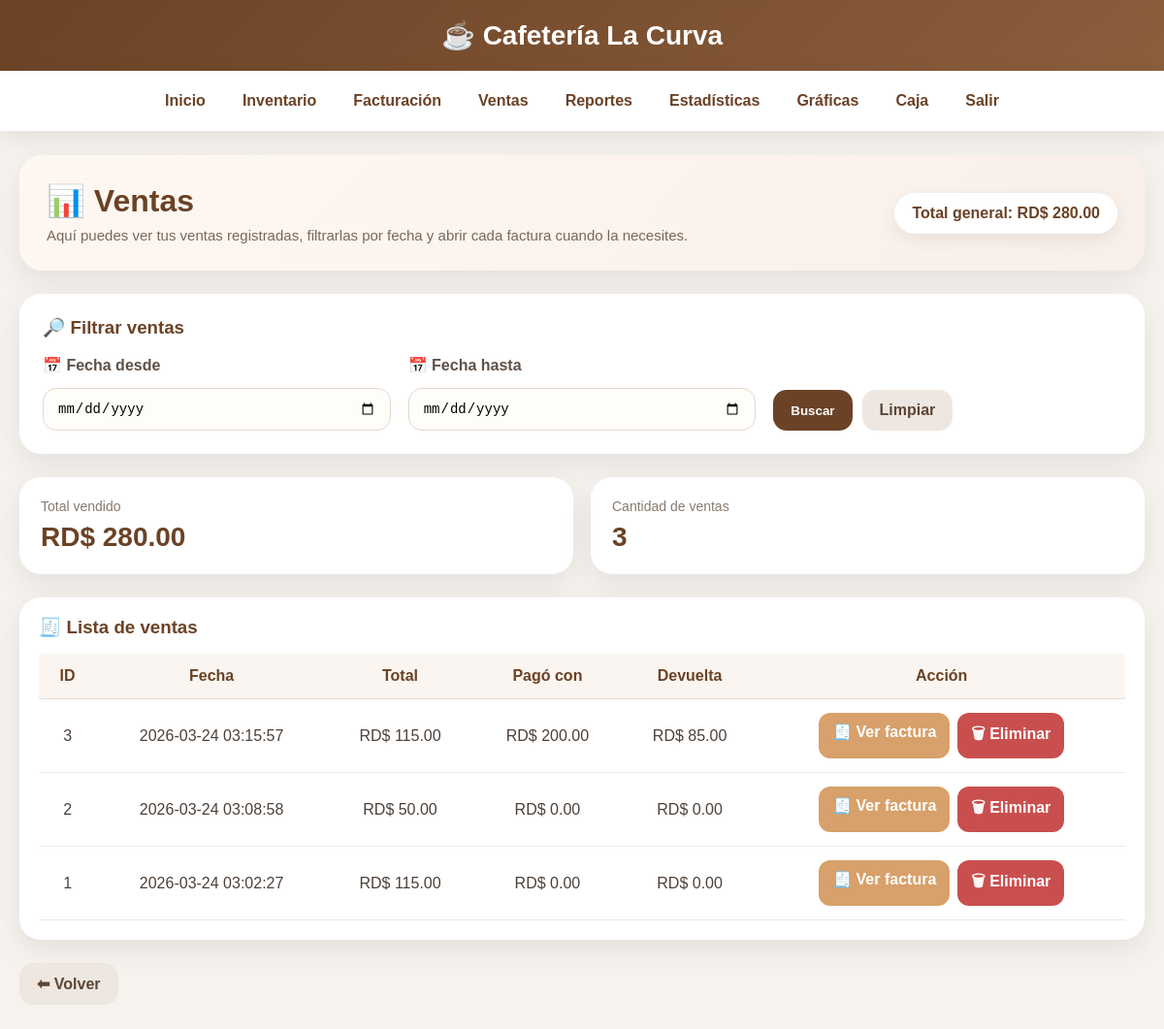
Page /ventas (signed in) on the earlier database version.
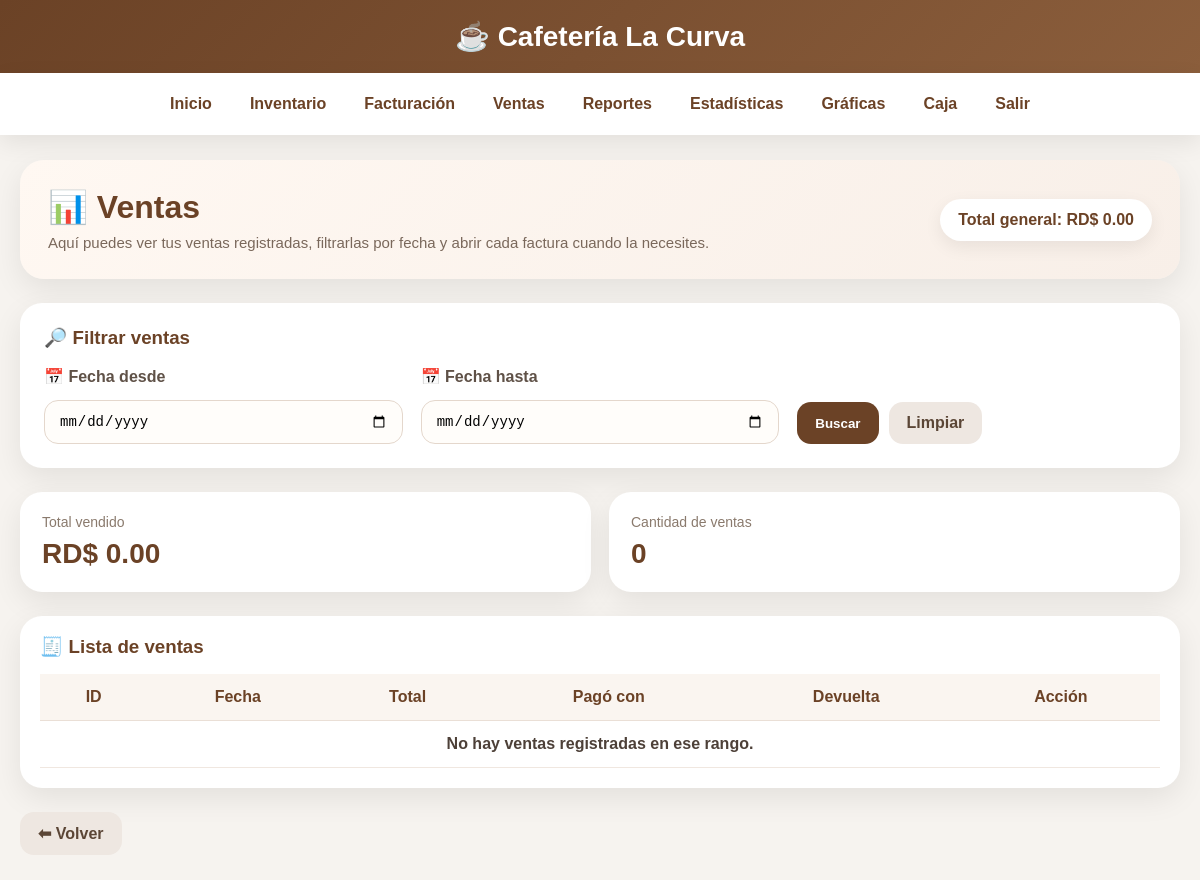
Same page on the later database version.
### tables this page shows
CREATE TABLE facturas(
            id INTEGER PRIMARY KEY AUTOINCREMENT,
            fecha DATETIME DEFAULT CURRENT_TIMESTAMP,
            total REAL,
            pago_con REAL DEFAULT 0,
            devuelta REAL DEFAULT 0
        );

### app.py (the view)
@app.route("/ventas", methods=["GET", "POST"])
def ventas():
    if "usuario" not in session:
        return redirect("/")
    conn = None
    try:
        conn = conectar_seguro()
        c = conn.cursor()
        fecha_inicio = request.form.get("fecha_inicio") if request.method == "POST" else request.args.get("fecha_inicio")
        fecha_fin = request.form.get("fecha_fin") if request.method == "POST" else request.args.get("fecha_fin")
        query = "SELECT * FROM facturas"
        params = []
        if fecha_inicio and fecha_fin:
            query += " WHERE DATE(fecha) BETWEEN ? AND ?"
            params = [fecha_inicio, fecha_fin]
        elif fecha_inicio:
            query += " WHERE DATE(fecha) = ?"
            params = [fecha_inicio]
        query += " ORDER BY fecha DESC"
        c.execute(query, params)
        ventas = c.fetchall()
        total = sum(float(v[2]) for v in ventas) if ventas else 0
        return render_template(
            "ventas.html",
            ventas=ventas,
            total=total,
            fecha_inicio=fecha_inicio,
            fecha_fin=fecha_fin
        )
    finally:
        if conn:
            conn.close()

### app.py (called while the page is built)
def conectar_seguro():
    conn = conectar()
    try:
        conn.execute("PRAGMA foreign_keys = ON")
    except Exception:
        pass
    return conn

@app.before_request
def proteger_rutas():
    if request.path.startswith("/static/"):
        return None
    rutas_libres = ["/"]
    if request.path not in rutas_libres and "usuario" not in session:
        return redirect("/")

### database.py (called while the page is built)
def conectar():
    database_url = os.getenv("DATABASE_URL")
    if database_url and psycopg2:
        conn = psycopg2.connect(database_url)
        conn.autocommit = False
        return ConnectionCompat(conn)
    conn = sqlite3.connect("cafeteria.db", timeout=30)
    return conn

### templates/ventas.html (shortened to what this page needs)
{% extends "base.html" %}
{% block content %}
<div class="ventas-wrap">
    <div class="ventas-hero">
        <div>
            <h1>📊 Ventas</h1>
            <p>Aquí puedes ver tus ventas registradas, filtrarlas por fecha y abrir cada factura cuando la necesites.</p>
        </div>
        <div class="ventas-badge">
            Total general: RD$ {{ "%.2f"|format(total or 0) }}
        </div>
    </div>
    <div class="filtro-card">
        <h3>🔎 Filtrar ventas</h3>
        <form method="POST" class="filtro-form">
            <div class="campo">
                <label for="fecha_inicio">📅 Fecha desde</label>
                <input
                    type="date"
                    id="fecha_inicio"
                    name="fecha_inicio"
                    value="{{ fecha_inicio if fecha_inicio else '' }}"
                >
            </div>
            <div class="campo">
                <label for="fecha_fin">📅 Fecha hasta</label>
                <input
                    type="date"
                    id="fecha_fin"
                    name="fecha_fin"
                    value="{{ fecha_fin if fecha_fin else '' }}"
                >
            </div>
            <div class="acciones-filtro">
                <button type="submit" class="btn-principal">Buscar</button>
                <a href="/ventas" class="btn-secundario">Limpiar</a>
            </div>
        </form>
    </div>
    <div class="resumen-grid">
        <div class="resumen-card">
            <span>Total vendido</span>
            <h2>RD$ {{ "%.2f"|format(total or 0) }}</h2>
        </div>
        <div class="resumen-card">
            <span>Cantidad de ventas</span>
            <h2>{{ ventas|length }}</h2>
        </div>
    </div>
    <div class="tabla-card">
        <div class="tabla-header">
            <h3>🧾 Lista de ventas</h3>
        </div>
        <table class="tabla-ventas">
            <thead>
                <tr>
                    <th>ID</th>
                    <th>Fecha</th>
                    <th>Total</th>
                    <th>Pagó con</th>
                    <th>Devuelta</th>
                    <th>Acción</th>
                </tr>
            </thead>
            <tbody>
                {% if ventas %}
                    {% for v in ventas %}
                    <tr>
                        <td>{{ v[0] }}</td>
                        <td>{{ v[1] }}</td>
                        <td>RD$ {{ "%.2f"|format(v[2] or 0) }}</td>
                        <td>RD$ {{ "%.2f"|format(v[3] or 0) }}</td>
                        <td>RD$ {{ "%.2f"|format(v[4] or 0) }}</td>
                        <td>
                            <div class="acciones-tabla">
                                <a href="/factura/{{ v[0] }}" class="btn-ver">🧾 Ver factura</a>
                                <a
                                    href="/eliminar_venta/{{ v[0] }}"
                                    class="btn-eliminar"
                                    onclick="return confirm('¿Seguro que deseas eliminar esta venta? También se devolverá el stock al inventario.')"
                                >
                                    🗑 Eliminar
                                </a>
                            </div>
                        </td>
                    </tr>
                    {% endfor %}
                {% else %}
                    <tr>
                        <td colspan="6" class="sin-datos">No hay ventas registradas en ese rango.</td>
                    </tr>
                {% endif %}
            </tbody>
        </table>
    </div>
    <div class="volver-box">
        <a href="/dashboard" class="volver-link">⬅ Volver</a>
    </div>
</div>
{% endblock %}

Differences in the rows shown:
removed facturas: id "3", fecha "2026-03-24 03:15:57", total "115.00", pago_con "200.00", devuelta "85.00"
removed facturas: id "2", fecha "2026-03-24 03:08:58", total "50.00", pago_con "0.00", devuelta "0.00"
removed facturas: id "1", fecha "2026-03-24 03:02:27", total "115.00", pago_con "0.00", devuelta "0.00"
Other differences:
{{ "%.2f"|format(total or 0) }}: "280.00" → "0.00"
{{ ventas|length }}: "3" → "0"
text now shown: "No hay ventas registradas en ese rango."
